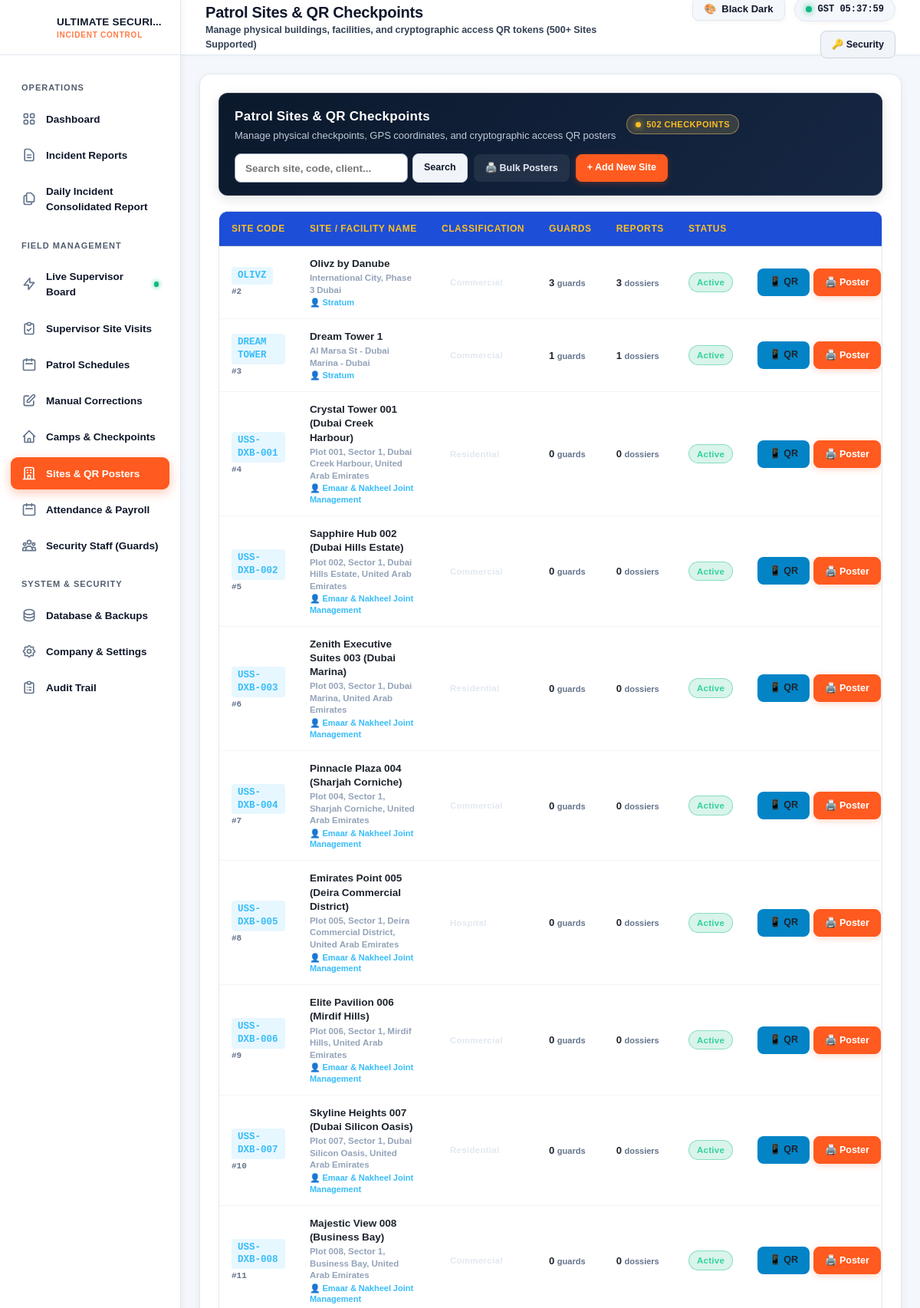
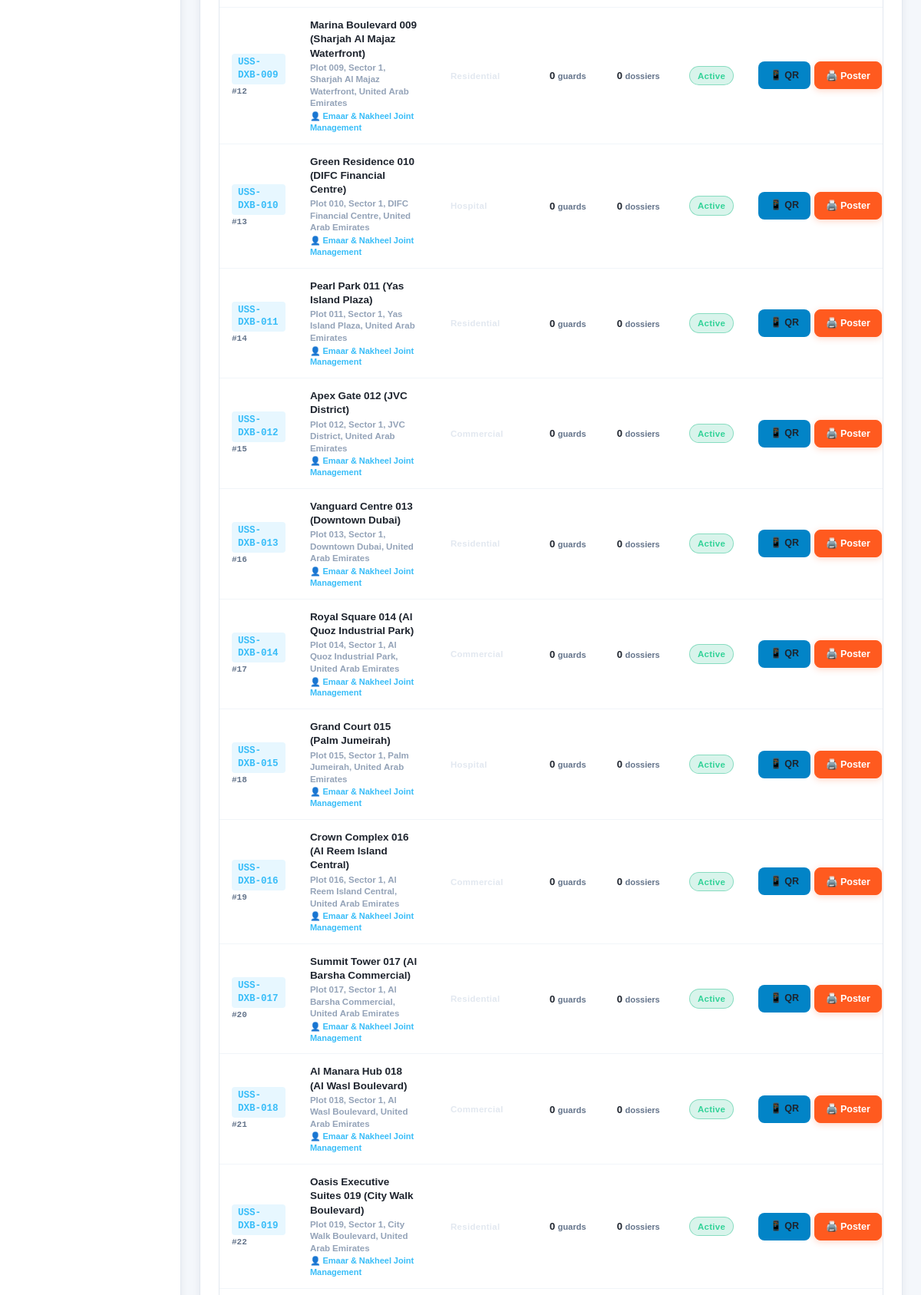
Screenshot of /hostinger_deployment/admin/sites.php (signed in, upper part) with the database file from the repository (2 pictures, top to bottom).
### tables this page shows
CREATE TABLE `system_settings` (
  `id` varchar(50) NOT NULL,
  `company_name` varchar(255) NOT NULL DEFAULT 'ULTIMATE SECURITY SERVICES',
  `tagline` varchar(255) NOT NULL DEFAULT 'Total Security Solutions',
  `address_line` text DEFAULT NULL,
  `phone` varchar(100) NOT NULL DEFAULT '+971 4 251 0050',
  `email` varchar(100) NOT NULL DEFAULT 'ops@ultimatesecurity.ae',
  `website` varchar(150) DEFAULT 'https://www.sprinzo.in',
  `logo_url` varchar(255) DEFAULT 'assets/images/logo.png',
  `timezone` varchar(100) NOT NULL DEFAULT 'Asia/Dubai',
  `shift_options` text DEFAULT NULL,
  `cause_options` text DEFAULT NULL,
  `disciplinary_options` text DEFAULT NULL,
  `incident_options` text DEFAULT NULL,
  `notified_options` text DEFAULT NULL,
  `witness_section_title` varchar(255) NOT NULL DEFAULT 'People who saw the Incident',
  `witness_1_label` varchar(100) NOT NULL DEFAULT 'Witness 1',
  `witness_2_label` varchar(100) NOT NULL DEFAULT 'Witness 2',
  `witness_3_label` varchar(100) NOT NULL DEFAULT 'Witness 3',
  `witness_options` text DEFAULT NULL,
  `witness_enabled` tinyint(1) NOT NULL DEFAULT 1,
  `updated_at` datetime NOT NULL DEFAULT current_timestamp() ON UPDATE current_timestamp(),
  `supervisor_remarks_min_length` int(11) NOT NULL DEFAULT 20,
  `supervisor_session_hours` int(11) NOT NULL DEFAULT 16,
  `supervisor_location_check_enabled` tinyint(1) NOT NULL DEFAULT 0,
  `supervisor_alert_email_recipients` text DEFAULT NULL,
  `supervisor_visit_form_schema` longtext DEFAULT NULL,
  PRIMARY KEY (`id`)
);

CREATE TABLE `sites` (
  `id` int(10) unsigned NOT NULL AUTO_INCREMENT,
  `name` varchar(200) NOT NULL,
  `code` varchar(50) NOT NULL,
  `type` enum('Commercial','Residential','Hospital') NOT NULL DEFAULT 'Commercial',
  `address` text DEFAULT NULL,
  `latitude` varchar(100) DEFAULT NULL,
  `longitude` varchar(100) DEFAULT NULL,
  `client_name` varchar(150) DEFAULT NULL,
  `client_contact` varchar(150) DEFAULT NULL,
  `active_qr_token` varchar(100) NOT NULL,
  `min_visits_per_week` int(11) NOT NULL DEFAULT 7,
  `min_night_visits_per_week` int(11) NOT NULL DEFAULT 2,
  `min_minutes_per_visit` int(11) NOT NULL DEFAULT 20,
  `max_minutes_per_visit` int(11) NOT NULL DEFAULT 120,
  `supervisor_qr_token` varchar(100) DEFAULT NULL,
  `token_hmac` varchar(64) DEFAULT NULL,
  `token_encrypted` text DEFAULT NULL,
  `is_active` tinyint(1) NOT NULL DEFAULT 1,
  `created_at` datetime NOT NULL DEFAULT current_timestamp(),
  `updated_at` datetime NOT NULL DEFAULT current_timestamp() ON UPDATE current_timestamp(),
  PRIMARY KEY (`id`),
  UNIQUE KEY `code` (`code`),
  UNIQUE KEY `active_qr_token` (`active_qr_token`),
  KEY `idx_sites_code` (`code`),
  KEY `idx_sites_qr` (`active_qr_token`),
  KEY `idx_sites_active` (`is_active`),
  KEY `idx_sites_token_hmac` (`token_hmac`)
);

### hostinger_deployment/admin/sites.php (the view, shortened to what the rows shown need)
<?php
require_once __DIR__ . '/../includes/functions.php';
$pageTitle = "Patrol Sites & QR Checkpoints";
$db = get_db();
try {
    $db->exec("CREATE TABLE IF NOT EXISTS `guard_site_assignments` (
      `id` INT UNSIGNED AUTO_INCREMENT PRIMARY KEY,
      `guard_id` INT UNSIGNED NOT NULL,
      `site_id` INT UNSIGNED NOT NULL,
      `created_at` DATETIME NOT NULL DEFAULT CURRENT_TIMESTAMP,
      UNIQUE KEY `uniq_guard_site` (`guard_id`,`site_id`),
      INDEX `idx_assignment_guard` (`guard_id`),
      INDEX `idx_assignment_site` (`site_id`)
    ) ENGINE=InnoDB DEFAULT CHARSET=utf8mb4 COLLATE=utf8mb4_unicode_ci");
} catch (\Throwable $e) {}
$where = [];
$params = [];
$whereSql = count($where) ? "WHERE " . implode(" AND ", $where) : "";
$page = max(1, (int)($_GET['page'] ?? 1));
$perPage = (int)($_GET['per_page'] ?? 25);
$offset = ($page - 1) * $perPage;
$guardCountSql = "0 as guard_count";
try {
    $checkGsa = $db->query("SHOW TABLES LIKE 'guard_site_assignments'")->fetch();
    if ($checkGsa) {
        $guardCountSql = "(SELECT COUNT(*) FROM guard_site_assignments a WHERE a.site_id = s.id) as guard_count";
    }
} catch (\Throwable $e) {}
$sql = "
    SELECT s.*,
           " . $guardCountSql . ",
           (SELECT COUNT(*) FROM incidents i WHERE i.site_id = s.id AND i.deleted_at IS NULL) as incident_count
    FROM sites s
    {$whereSql}
    ORDER BY s.id ASC
    LIMIT {$perPage} OFFSET {$offset}
";
$stmt = $db->prepare($sql);
$stmt->execute($params);
$sites = $stmt->fetchAll();
require_once __DIR__ . '/../includes/header.php';
?>
<div class="dashboard-table-card">
    <div class="table-container" style="overflow-x: auto;">
        <table class="fit-screen-table">
            <thead>
                <tr>
                    <th style="width: 105px;">Site Code</th>
                    <th>Site / Facility Name</th>
                    <th style="width: 120px;">Classification</th>
                    <th style="width: 85px;">Guards</th>
                    <th style="width: 85px;">Reports</th>
                    <th style="width: 90px;">Status</th>
                    <th style="width: 210px; text-align: right;">Actions</th>
                </tr>
            </thead>
            <tbody>
                <?php if (empty($sites)): ?>
                    <tr>
                        <td colspan="7" style="text-align: center; padding: 40px; color: var(--text-dim);">
                            No patrol sites configured. Click "+ Add New Site" to populate your checkpoints.
                        </td>
                    </tr>
                <?php else: ?>
                    <?php foreach ($sites as $s):
                        $siteGuardToken = get_stored_qr_token($s, 'active_qr_token_encrypted', 'active_qr_token');
                        $siteGuardUrl = $siteGuardToken !== '' ? APP_URL . '/g/index.php?token=' . urlencode($siteGuardToken) : '';
                    ?>
                        <tr>
                            <td>
                                <span style="font-family: 'JetBrains Mono', monospace; font-weight: 700; color: #38bdf8; background: rgba(56, 189, 248, 0.12); padding: 3px 8px; border-radius: 4px; display: inline-block; font-size: 12.5px;">
                                    <?= htmlspecialchars($s['code']) ?>
                                </span>
                                <div style="font-size: 11px; color: #64748B; margin-top: 2px; font-family: monospace;">#<?= $s['id'] ?></div>
                            </td>
                            <td>
                                <strong style="font-size: 13.5px; color: #fff;"><?= htmlspecialchars($s['name']) ?></strong>
                                <?php if (!empty($s['address'])): ?>
                                    <div style="font-size: 11.5px; color: #94a3b8; margin-top: 2px;"><?= htmlspecialchars($s['address']) ?></div>
                                <?php endif; ?>
                                <?php if (!empty($s['client_name'])): ?>
                                    <div style="font-size: 11px; color: #38bdf8; margin-top: 2px;">👤 <?= htmlspecialchars($s['client_name']) ?></div>
                                <?php endif; ?>
                            </td>
                            <td>
                                <span class="badge" style="background: rgba(255, 255, 255, 0.08); color: #e2e8f0; font-size: 11.5px;">
                                    <?= htmlspecialchars($s['type']) ?>
                                </span>
                            </td>
                            <td>
                                <strong style="color: #fff; font-size: 13px;"><?= $s['guard_count'] ?></strong>
                                <span style="font-size: 11px; color: #64748B;">guards</span>
                            </td>
                            <td>
                                <strong style="color: #fff; font-size: 13px;"><?= $s['incident_count'] ?></strong>
                                <span style="font-size: 11px; color: #64748B;">dossiers</span>
                            </td>
                            <td>
                                <?php if ($s['is_active']): ?>
                                    <span class="badge" style="background: rgba(16, 185, 129, 0.16); color: #34d399; font-weight: 700; border: 1px solid rgba(16, 185, 129, 0.4); font-size: 11px;">Active</span>
                                <?php else: ?>
                                    <span class="badge" style="background: rgba(244, 63, 94, 0.16); color: #fb7185; font-weight: 700; border: 1px solid rgba(244, 63, 94, 0.4); font-size: 11px;">Inactive</span>
                                <?php endif; ?>
                            </td>
                            <td style="text-align: right; white-space: nowrap;">
                                <div style="display: inline-flex; align-items: center; justify-content: flex-end; gap: 5px;">
                                    <?php if ($siteGuardUrl !== ''): ?>
                                    <button type="button" class="btn btn-sm" style="background: #0284c7; color: #fff; font-weight: 700; padding: 5px 9px; font-size: 12px; border-radius: 6px;" onclick='openQuickQrModal(<?= json_encode([
                                        "id" => $s["id"],
                                        "name" => $s["name"],
                                        "code" => $s["code"],
                                        "latitude" => $s["latitude"] ?? "",
                                        "longitude" => $s["longitude"] ?? "",
                                        "url" => $siteGuardUrl
                                    ], JSON_HEX_TAG | JSON_HEX_APOS | JSON_HEX_QUOT | JSON_HEX_AMP) ?>)' title="View & Download Site QR Code">
                                        📱 QR
                                    </button>
                                    <a href="<?= APP_URL ?>/admin/qr_poster.php?id=<?= $s['id'] ?>" target="_blank" class="btn btn-primary btn-sm" style="padding: 5px 9px; font-size: 12px; border-radius: 6px;" title="Print A4 Guard Checkpoint Poster">
                                        🖨️ Poster
                                    </a>
                                    <?php endif; ?>
                                </div>
                            </td>
                        </tr>
                    <?php endforeach; ?>
                <?php endif; ?>
            </tbody>
        </table>
    </div>
</div>
<?php require_once __DIR__ . '/../includes/footer.php'; ?>

### hostinger_deployment/includes/header.php (shortened to what the rows shown need)
<?php
require_once __DIR__ . '/functions.php';
$settings = get_system_settings();
?>
<!DOCTYPE html>
<html lang="en" data-theme="dark">
<head>
    <link rel="stylesheet" href="<?= APP_URL ?>/assets/css/design-tokens.css?v=<?= file_exists(__DIR__ . '/../assets/css/design-tokens.css') ? filemtime(__DIR__ . '/../assets/css/design-tokens.css') : time() ?>">
    <link rel="stylesheet" href="../assets/css/style.css?v=<?= file_exists(__DIR__ . '/../assets/css/style.css') ? filemtime(__DIR__ . '/../assets/css/style.css') : time() ?>">
    <link rel="stylesheet" href="<?= APP_URL ?>/assets/css/style.css?v=<?= file_exists(__DIR__ . '/../assets/css/style.css') ? filemtime(__DIR__ . '/../assets/css/style.css') : time() ?>">
</head>
<body>
<div class="app-container">
    <aside class="app-sidebar" id="appSidebar">
        <a href="<?= APP_URL ?>/admin/dashboard.php" class="sidebar-brand" style="text-decoration: none;">
            <div class="brand-title">
                <span class="brand-company" title="<?= htmlspecialchars($settings['company_name']) ?>"><?= htmlspecialchars($settings['company_name']) ?></span>
                <span class="brand-sub">Incident Control</span>
            </div>
        </a>
    </aside>
    <main class="app-main">
        <header class="app-header">
            <div style="display: flex; align-items: center; gap: 16px;">
                <div class="header-title-box">
                    <h1><?= isset($pageTitle) ? htmlspecialchars($pageTitle) : 'Operations Dashboard' ?></h1>
                </div>
            </div>
        </header>
        <div class="app-content">

### rows the page displays
system_settings: company_name "ULTIMATE SECURI…"
sites: code "OLIVZ", id "2", name "Olivz by Danube", address "International City, Phase 3 Dubai", client_name "Stratum", type "Commercial", guard_count "3", incident_count "3", is_active "Active"
sites: code "DREAM TOWER", id "3", name "Dream Tower 1", address "Al Marsa St - Dubai Marina - Dubai", client_name "Stratum", type "Commercial", guard_count "1", incident_count "1", is_active "Active"
sites: code "USS-DXB-001", id "4", name "Crystal Tower 001 (Dubai Creek Harbour)", address "Plot 001, Sector 1, Dubai Creek Harbour, United Arab Emirates", client_name "Emaar & Nakheel Joint Management", type "Residential", guard_count "0", incident_count "0", is_active "Active"
sites: code "USS-DXB-002", id "5", name "Sapphire Hub 002 (Dubai Hills Estate)", address "Plot 002, Sector 1, Dubai Hills Estate, United Arab Emirates", client_name "Emaar & Nakheel Joint Management", type "Commercial", guard_count "0", incident_count "0", is_active "Active"
sites: code "USS-DXB-003", id "6", name "Zenith Executive Suites 003 (Dubai Marina)", address "Plot 003, Sector 1, Dubai Marina, United Arab Emirates", client_name "Emaar & Nakheel Joint Management", type "Residential", guard_count "0", incident_count "0", is_active "Active"
sites: code "USS-DXB-004", id "7", name "Pinnacle Plaza 004 (Sharjah Corniche)", address "Plot 004, Sector 1, Sharjah Corniche, United Arab Emirates", client_name "Emaar & Nakheel Joint Management", type "Commercial", guard_count "0", incident_count "0", is_active "Active"
sites: code "USS-DXB-005", id "8", name "Emirates Point 005 (Deira Commercial District)", address "Plot 005, Sector 1, Deira Commercial District, United Arab Emirates", client_name "Emaar & Nakheel Joint Management", type "Hospital", guard_count "0", incident_count "0", is_active "Active"
sites: code "USS-DXB-006", id "9", name "Elite Pavilion 006 (Mirdif Hills)", address "Plot 006, Sector 1, Mirdif Hills, United Arab Emirates", client_name "Emaar & Nakheel Joint Management", type "Commercial", guard_count "0", incident_count "0", is_active "Active"
sites: code "USS-DXB-007", id "10", name "Skyline Heights 007 (Dubai Silicon Oasis)", address "Plot 007, Sector 1, Dubai Silicon Oasis, United Arab Emirates", client_name "Emaar & Nakheel Joint Management", type "Residential", guard_count "0", incident_count "0", is_active "Active"
sites: code "USS-DXB-008", id "11", name "Majestic View 008 (Business Bay)", address "Plot 008, Sector 1, Business Bay, United Arab Emirates", client_name "Emaar & Nakheel Joint Management", type "Commercial", guard_count "0", incident_count "0", is_active "Active"
sites: code "USS-DXB-009", id "12", name "Marina Boulevard 009 (Sharjah Al Majaz Waterfront)", address "Plot 009, Sector 1, Sharjah Al Majaz Waterfront, United Arab Emirates", client_name "Emaar & Nakheel Joint Management", type "Residential", guard_count "0", incident_count "0", is_active "Active"
sites: code "USS-DXB-010", id "13", name "Green Residence 010 (DIFC Financial Centre)", address "Plot 010, Sector 1, DIFC Financial Centre, United Arab Emirates", client_name "Emaar & Nakheel Joint Management", type "Hospital", guard_count "0", incident_count "0", is_active "Active"
sites: code "USS-DXB-011", id "14", name "Pearl Park 011 (Yas Island Plaza)", address "Plot 011, Sector 1, Yas Island Plaza, United Arab Emirates", client_name "Emaar & Nakheel Joint Management", type "Residential", guard_count "0", incident_count "0", is_active "Active"
sites: code "USS-DXB-012", id "15", name "Apex Gate 012 (JVC District)", address "Plot 012, Sector 1, JVC District, United Arab Emirates", client_name "Emaar & Nakheel Joint Management", type "Commercial", guard_count "0", incident_count "0", is_active "Active"
sites: code "USS-DXB-013", id "16", name "Vanguard Centre 013 (Downtown Dubai)", address "Plot 013, Sector 1, Downtown Dubai, United Arab Emirates", client_name "Emaar & Nakheel Joint Management", type "Residential", guard_count "0", incident_count "0", is_active "Active"
sites: code "USS-DXB-014", id "17", name "Royal Square 014 (Al Quoz Industrial Park)", address "Plot 014, Sector 1, Al Quoz Industrial Park, United Arab Emirates", client_name "Emaar & Nakheel Joint Management", type "Commercial", guard_count "0", incident_count "0", is_active "Active"
sites: code "USS-DXB-015", id "18", name "Grand Court 015 (Palm Jumeirah)", address "Plot 015, Sector 1, Palm Jumeirah, United Arab Emirates", client_name "Emaar & Nakheel Joint Management", type "Hospital", guard_count "0", incident_count "0", is_active "Active"
sites: code "USS-DXB-016", id "19", name "Crown Complex 016 (Al Reem Island Central)", address "Plot 016, Sector 1, Al Reem Island Central, United Arab Emirates", client_name "Emaar & Nakheel Joint Management", type "Commercial", guard_count "0", incident_count "0", is_active "Active"
sites: code "USS-DXB-017", id "20", name "Summit Tower 017 (Al Barsha Commercial)", address "Plot 017, Sector 1, Al Barsha Commercial, United Arab Emirates", client_name "Emaar & Nakheel Joint Management", type "Residential", guard_count "0", incident_count "0", is_active "Active"
sites: code "USS-DXB-018", id "21", name "Al Manara Hub 018 (Al Wasl Boulevard)", address "Plot 018, Sector 1, Al Wasl Boulevard, United Arab Emirates", client_name "Emaar & Nakheel Joint Management", type "Commercial", guard_count "0", incident_count "0", is_active "Active"
sites: code "USS-DXB-019", id "22", name "Oasis Executive Suites 019 (City Walk Boulevard)", address "Plot 019, Sector 1, City Walk Boulevard, United Arab Emirates", client_name "Emaar & Nakheel Joint Management", type "Residential", guard_count "0", incident_count "0", is_active "Active"

### other values shown
$pageTitle "Patrol Sites & QR Checkpoints"
$pageSubtitle "Manage physical buildings, facilities, and cryptographic access QR tokens (500+ Sites Supported)"
$totalSites "502"
